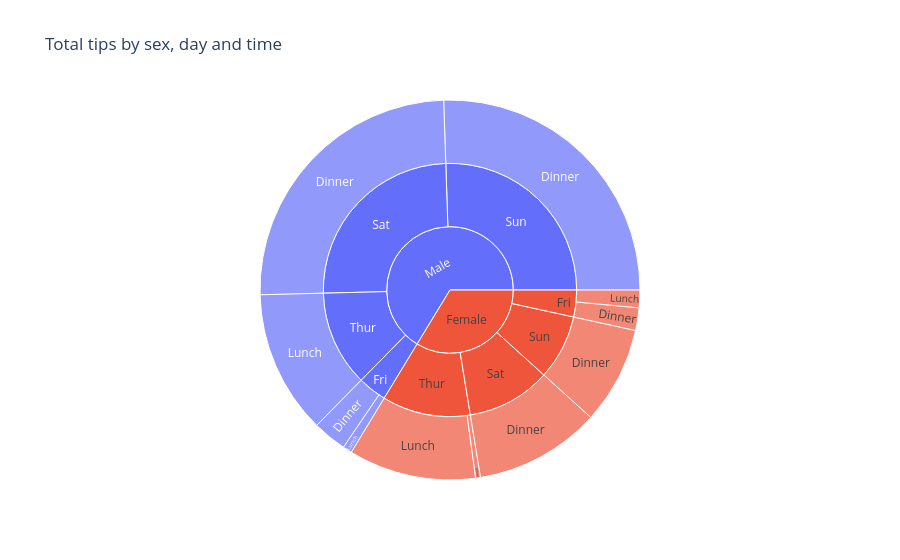

Source (notebook cell):
### Markdown cell above
# Question 13

### Code cell
import seaborn as sns
import pandas as pd
import plotly.express as px

tips = sns.load_dataset("tips")
group = (tips.groupby(["sex","day","time"],as_index=False)["tip"].sum())

figure = px.sunburst(group,path=["sex","day","time"],values="tip",title="Total tips by sex, day and time")
figure.show()

### Figure 1 — Plotly figure (JSON) as saved in the notebook; plotly's stock layout.template omitted (floating-point values rounded to 4 significant figures)
{"data": [{"branchvalues": "total", "domain": {"x": [0, 1], "y": [0, 1]}, "hovertemplate": "labels=%{label}<br>tip=%{value}<br>parent=%{parent}<br>id=%{id}<extra></extra>", "ids": ["Male/Thur/Lunch", "Male/Fri/Lunch", "Male/Fri/Dinner", "Male/Sat/Dinner", "Male/Sun/Dinner", "Female/Thur/Lunch", "Female/Thur/Dinner", "Female/Fri/Lunch", "Female/Fri/Dinner", "Female/Sat/Dinner", "Female/Sun/Dinner", "Male/Thur", "Male/Fri", "Male/Sat", "Male/Sun", "Female/Thur", "Female/Fri", "Female/Sat", "Female/Sun", "Male", "Female"], "labels": ["Lunch", "Lunch", "Dinner", "Dinner", "Dinner", "Lunch", "Dinner", "Lunch", "Dinner", "Dinner", "Dinner", "Thur", "Fri", "Sat", "Sun", "Thur", "Fri", "Sat", "Sun", "Male", "Female"], "name": "", "parents": ["Male/Thur", "Male/Fri", "Male/Fri", "Male/Sat", "Male/Sun", "Female/Thur", "Female/Thur", "Female/Fri", "Female/Fri", "Female/Sat", "Female/Sun", "Male", "Male", "Male", "Male", "Female", "Female", "Female", "Female", "", ""], "type": "sunburst", "values": [89.41, 5.7, 21.23, 181.9, 186.8, 79.42, 3.0, 10.98, 14.05, 78.45, 60.61, 89.41, 26.93, 181.9, 186.8, 82.42, 25.03, 78.45, 60.61, 485.1, 246.5]}], "layout": {"legend": {"tracegroupgap": 0}, "title": {"text": "Total tips by sex, day and time"}}}
